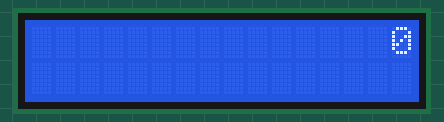
Recording of a sketch running on a simulated Arduino Uno, built with avr-gcc and run on an emulated ATmega328P. On the bench: 16×2 character LCD.

Above: at 0.1 s.
At 1.1 s:
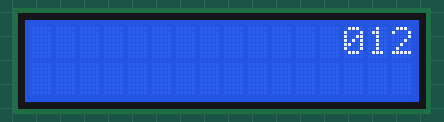
At 1.6 s:
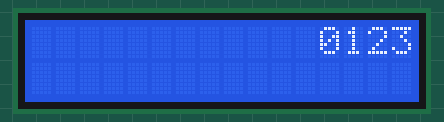
At 2.6 s:
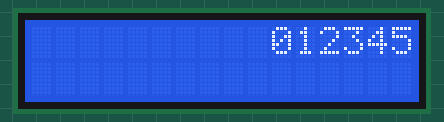
At 4.1 s:
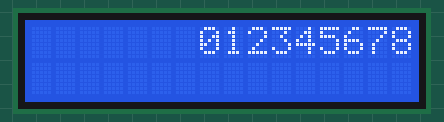
At 5.6 s:
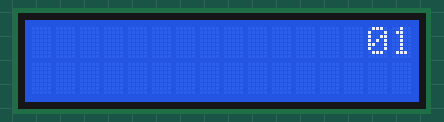

The sketch:

lcddddddd.ino
```cpp
#include <LiquidCrystal_I2C.h>

LiquidCrystal_I2C lcd = LiquidCrystal_I2C(0x27, 16, 2);

void setup() {
  lcd.init();
  lcd.backlight();
}

void loop() {
  lcd.autoscroll();
  lcd.setCursor(16, 0);
  for (int x = 0; x < 10; x++) {
    lcd.print(x);
    delay(500);
  }
  lcd.clear();
}
```

Measured:
- by itself, everything shown: repeats every 5.0 s, in 11 steps
- what the display in image 1 shows lasts 0.5 s, from 1.1 s to 1.6 s
